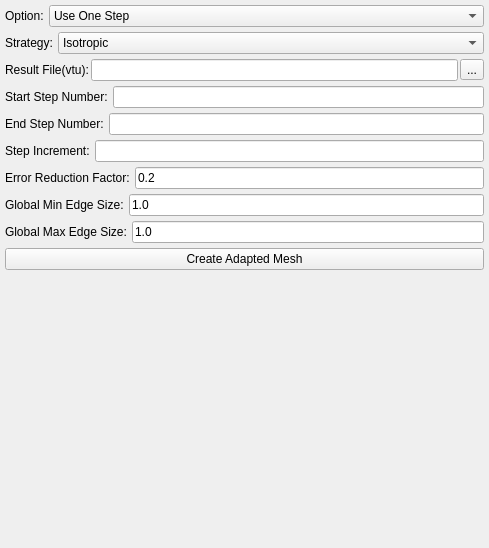
           <widget class="QWidget" name="page_5">
            <property name="geometry">
             <rect>
              <x>0</x>
              <y>0</y>
              <width>489</width>
              <height>548</height>
             </rect>
            </property>
            <attribute name="label">
             <string>Adapt</string>
            </attribute>
            <layout class="QVBoxLayout" name="verticalLayout_13">
             <property name="spacing">
              <number>5</number>
             </property>
             <property name="leftMargin">
              <number>0</number>
             </property>
             <property name="topMargin">
              <number>0</number>
             </property>
             <property name="rightMargin">
              <number>0</number>
             </property>
             <property name="bottomMargin">
              <number>20</number>
             </property>
             <item>
              <widget class="QWidget" name="widget_6" native="true">
               <layout class="QVBoxLayout" name="verticalLayout_14">
                <property name="spacing">
                 <number>5</number>
                </property>
                <property name="leftMargin">
                 <number>5</number>
                </property>
                <property name="topMargin">
                 <number>5</number>
                </property>
                <property name="rightMargin">
                 <number>5</number>
                </property>
                <property name="bottomMargin">
                 <number>5</number>
                </property>
                <item>
                 <widget class="QWidget" name="widget_7" native="true">
                  <layout class="QHBoxLayout" name="horizontalLayout_4">
                   <property name="spacing">
                    <number>5</number>
                   </property>
                   <property name="leftMargin">
                    <number>0</number>
                   </property>
                   <property name="topMargin">
                    <number>0</number>
                   </property>
                   <property name="rightMargin">
                    <number>0</number>
                   </property>
                   <property name="bottomMargin">
                    <number>0</number>
                   </property>
                   <item>
                    <widget class="QLabel" name="label_8">
                     <property name="sizePolicy">
                      <sizepolicy hsizetype="Fixed" vsizetype="Preferred">
                       <horstretch>0</horstretch>
                       <verstretch>0</verstretch>
                      </sizepolicy>
                     </property>
                     <property name="text">
                      <string>Option:</string>
                     </property>
                    </widget>
                   </item>
                   <item>
                    <widget class="QComboBox" name="comboBoxOption">
                     <item>
                      <property name="text">
                       <string>Use One Step</string>
                      </property>
                     </item>
                     <item>
                      <property name="text">
                       <string>Use Multiple Steps</string>
                      </property>
                     </item>
                    </widget>
                   </item>
                  </layout>
                 </widget>
                </item>
                <item>
                 <widget class="QWidget" name="widget_3" native="true">
                  <layout class="QHBoxLayout" name="horizontalLayout_24">
                   <property name="spacing">
                    <number>5</number>
                   </property>
                   <property name="leftMargin">
                    <number>0</number>
                   </property>
                   <property name="topMargin">
                    <number>0</number>
                   </property>
                   <property name="rightMargin">
                    <number>0</number>
                   </property>
                   <property name="bottomMargin">
                    <number>0</number>
                   </property>
                   <item>
                    <widget class="QLabel" name="label_18">
                     <property name="sizePolicy">
                      <sizepolicy hsizetype="Fixed" vsizetype="Preferred">
                       <horstretch>0</horstretch>
                       <verstretch>0</verstretch>
                      </sizepolicy>
                     </property>
                     <property name="text">
                      <string>Strategy:</string>
                     </property>
                    </widget>
                   </item>
                   <item>
                    <widget class="QComboBox" name="comboBoxStrategy">
                     <item>
                      <property name="text">
                       <string>Isotropic</string>
                      </property>
                     </item>
                     <item>
                      <property name="text">
                       <string>Anisotropic</string>
                      </property>
                     </item>
                    </widget>
                   </item>
                  </layout>
                 </widget>
                </item>
                <item>
                 <widget class="QWidget" name="widgetResultFile" native="true">
                  <layout class="QHBoxLayout" name="horizontalLayout_14">
                   <property name="spacing">
                    <number>2</number>
                   </property>
                   <property name="leftMargin">
                    <number>0</number>
                   </property>
                   <property name="topMargin">
                    <number>0</number>
                   </property>
                   <property name="rightMargin">
                    <number>0</number>
                   </property>
                   <property name="bottomMargin">
                    <number>0</number>
                   </property>
                   <item>
                    <widget class="QLabel" name="label_10">
                     <property name="text">
                      <string>Result File(vtu):</string>
                     </property>
                    </widget>
                   </item>
                   <item>
                    <widget class="QLineEdit" name="lineEditResultFile"/>
                   </item>
                   <item>
                    <widget class="QToolButton" name="toolButtonResultFile">
                     <property name="text">
                      <string>...</string>
                     </property>
                    </widget>
                   </item>
                  </layout>
                 </widget>
                </item>
                <item>
                 <widget class="QWidget" name="widgetStartStep" native="true">
                  <layout class="QHBoxLayout" name="horizontalLayout_15">
                   <property name="spacing">
                    <number>5</number>
                   </property>
                   <property name="leftMargin">
                    <number>0</number>
                   </property>
                   <property name="topMargin">
                    <number>0</number>
                   </property>
                   <property name="rightMargin">
                    <number>0</number>
                   </property>
                   <property name="bottomMargin">
                    <number>0</number>
                   </property>
                   <item>
                    <widget class="QLabel" name="label_11">
                     <property name="text">
                      <string>Start Step Number:</string>
                     </property>
                    </widget>
                   </item>
                   <item>
                    <widget class="QLineEdit" name="lineEditStartStep"/>
                   </item>
                  </layout>
                 </widget>
                </item>
                <item>
                 <widget class="QWidget" name="widget_20" native="true">
                  <layout class="QHBoxLayout" name="horizontalLayout_16">
                   <property name="spacing">
                    <number>5</number>
                   </property>
                   <property name="leftMargin">
                    <number>0</number>
                   </property>
                   <property name="topMargin">
                    <number>0</number>
                   </property>
                   <property name="rightMargin">
                    <number>0</number>
                   </property>
                   <property name="bottomMargin">
                    <number>0</number>
                   </property>
                   <item>
                    <widget class="QLabel" name="labelEndStep">
                     <property name="text">
                      <string>End Step Number:</string>
                     </property>
                    </widget>
                   </item>
                   <item>
                    <widget class="QLineEdit" name="lineEditEndStep"/>
                   </item>
                  </layout>
                 </widget>
                </item>
                <item>
                 <widget class="QWidget" name="widgetStepIncrement" native="true">
                  <layout class="QHBoxLayout" name="horizontalLayout_17">
                   <property name="spacing">
                    <number>5</number>
                   </property>
                   <property name="leftMargin">
                    <number>0</number>
                   </property>
                   <property name="topMargin">
                    <number>0</number>
                   </property>
                   <property name="rightMargin">
                    <number>0</number>
                   </property>
                   <property name="bottomMargin">
                    <number>0</number>
                   </property>
                   <item>
                    <widget class="QLabel" name="label_13">
                     <property name="text">
                      <string>Step Increment:</string>
                     </property>
                    </widget>
                   </item>
                   <item>
                    <widget class="QLineEdit" name="lineEditStepIncrement"/>
                   </item>
                  </layout>
                 </widget>
                </item>
                <item>
                 <widget class="QWidget" name="widget_22" native="true">
                  <layout class="QHBoxLayout" name="horizontalLayout_18">
                   <property name="spacing">
                    <number>5</number>
                   </property>
                   <property name="leftMargin">
                    <number>0</number>
                   </property>
                   <property name="topMargin">
                    <number>0</number>
                   </property>
                   <property name="rightMargin">
                    <number>0</number>
                   </property>
                   <property name="bottomMargin">
                    <number>0</number>
                   </property>
                   <item>
                    <widget class="QLabel" name="label_14">
                     <property name="text">
                      <string>Error Reduction Factor:</string>
                     </property>
                    </widget>
                   </item>
                   <item>
                    <widget class="QLineEdit" name="lineEditErrorFactor">
                     <property name="text">
                      <string>0.2</string>
                     </property>
                    </widget>
                   </item>
                  </layout>
                 </widget>
                </item>
                <item>
                 <widget class="QWidget" name="widget_23" native="true">
                  <layout class="QHBoxLayout" name="horizontalLayout_19">
                   <property name="spacing">
                    <number>5</number>
                   </property>
                   <property name="leftMargin">
                    <number>0</number>
                   </property>
                   <property name="topMargin">
                    <number>0</number>
                   </property>
                   <property name="rightMargin">
                    <number>0</number>
                   </property>
                   <property name="bottomMargin">
                    <number>0</number>
                   </property>
                   <item>
                    <widget class="QLabel" name="label_15">
                     <property name="text">
                      <string>Global Min Edge Size:</string>
                     </property>
                    </widget>
                   </item>
                   <item>
                    <widget class="QLineEdit" name="lineEditMinEdgeSize">
                     <property name="text">
                      <string>1.0</string>
                     </property>
                    </widget>
                   </item>
                  </layout>
                 </widget>
                </item>
                <item>
                 <widget class="QWidget" name="widget_24" native="true">
                  <layout class="QHBoxLayout" name="horizontalLayout_20">
                   <property name="spacing">
                    <number>5</number>
                   </property>
                   <property name="leftMargin">
                    <number>0</number>
                   </property>
                   <property name="topMargin">
                    <number>0</number>
                   </property>
                   <property name="rightMargin">
                    <number>0</number>
                   </property>
                   <property name="bottomMargin">
                    <number>0</number>
                   </property>
                   <item>
                    <widget class="QLabel" name="label_16">
                     <property name="text">
                      <string>Global Max Edge Size:</string>
                     </property>
                    </widget>
                   </item>
                   <item>
                    <widget class="QLineEdit" name="lineEditMaxEdgeSize">
                     <property name="text">
                      <string>1.0</string>
                     </property>
                    </widget>
                   </item>
                  </layout>
                 </widget>
                </item>
                <item>
                 <widget class="QPushButton" name="btnAdapt">
                  <property name="text">
                   <string>Create Adapted Mesh</string>
                  </property>
                 </widget>
                </item>
               </layout>
              </widget>
             </item>
             <item>
              <spacer name="verticalSpacer_3">
               <property name="orientation">
                <enum>Qt::Vertical</enum>
               </property>
               <property name="sizeHint" stdset="0">
                <size>
                 <width>20</width>
                 <height>40</height>
                </size>
               </property>
              </spacer>
             </item>
            </layout>
           </widget>
